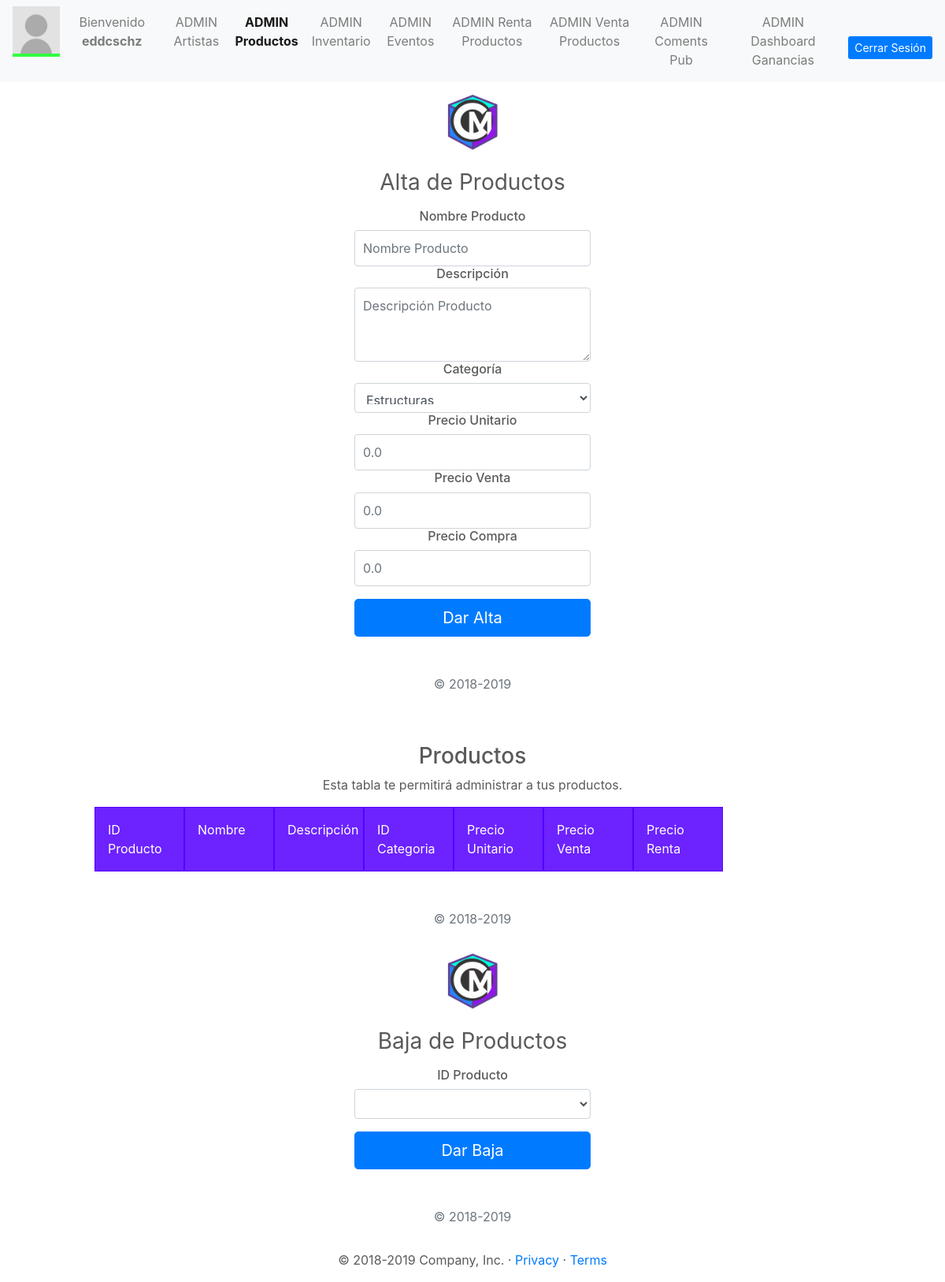
The app's page /UserAdmin/AdminProducts.php (signed in), older data.
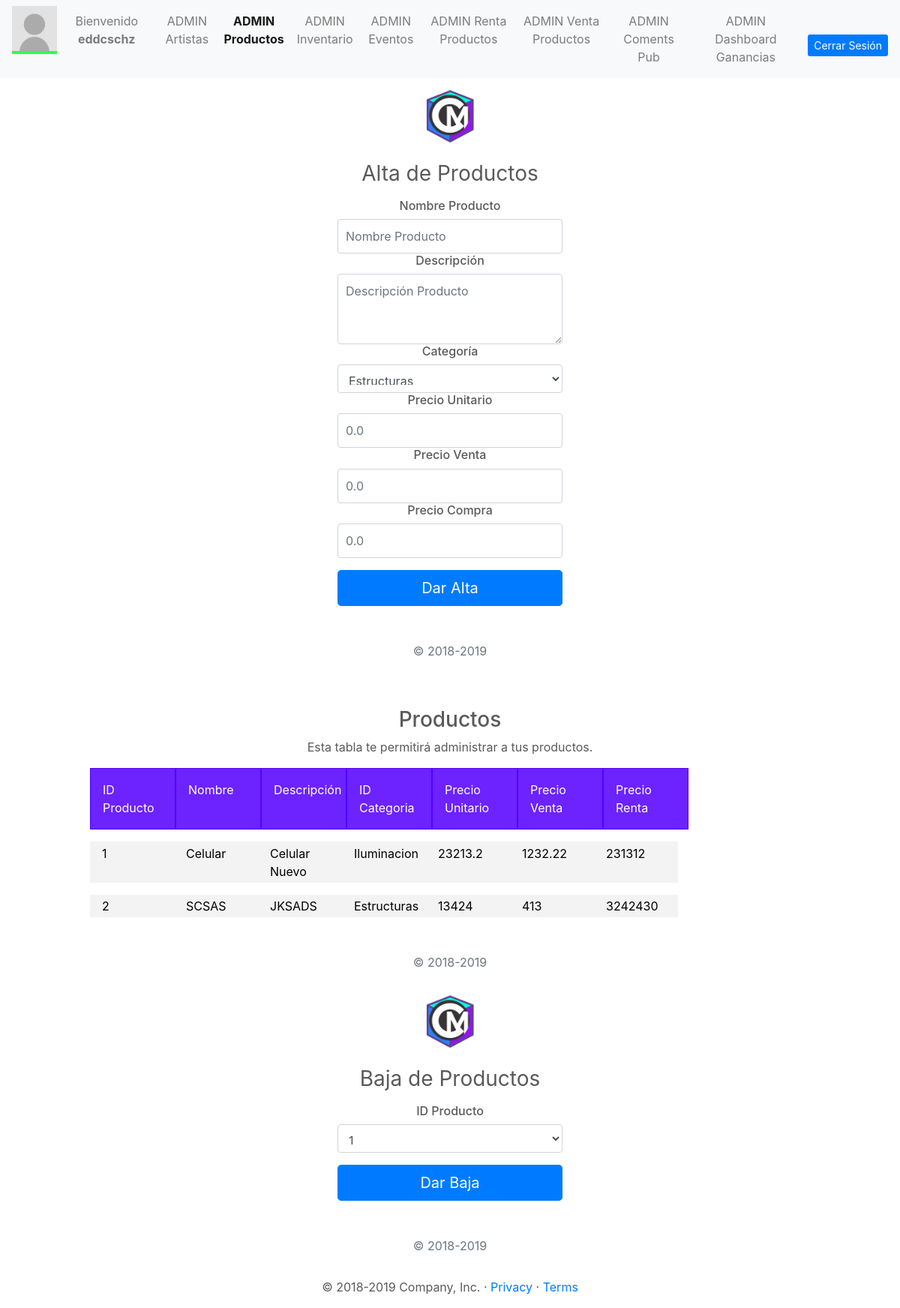
The same page, newer data.
### tables this page shows
CREATE TABLE `producto` (
  `idProducto` int(11) NOT NULL,
  `nombre` varchar(100) NOT NULL,
  `descripcion` varchar(200) NOT NULL,
  `categoria` varchar(30) NOT NULL,
  `precioUnitario` float NOT NULL,
  `precioVenta` float NOT NULL,
  `precioRenta` float NOT NULL
);

### PHP/DBConexion.php (called while the page is built, shortened)
<?php
class User
{
    private $db;
    public function __construct($host, $port, $dbname, $dbuser, $password) {
        $dsn = "mysql:host=$host; dbname=$dbname;";
        try{
            $this->db = new PDO($dsn, $dbuser, $password);
            $this->db->setAttribute(PDO::ATTR_ERRMODE,PDO::ERRMODE_EXCEPTION);
        }
        catch(PDOException $ex)
        {
            echo 'Error en conexión con la conecion a la BD' . $ex.getMessage();
            die();
        }
    }
    public function consultProduct(){
        try {
            $sql = "SELECT * FROM `producto`";
            $products = $this->db->prepare($sql);
            $products->execute();
            $table = $products;
            return $table;
        }
        catch (PDOException $ex) {
            echo "Error al obtener la tabla de productos." . $ex->getMessage();
        }
    }
}

### PHP/ConsultProducts.php (called while the page is built)
<?php
include 'DBconexion.php';
$consult = new User("localhost", "", "dbcirculomusical", "root", "");
$consultP = $consult->consultProduct();
$consultIDP = $consult->consultProduct();
?>

### UserAdmin/AdminProducts.php (the view, shortened to what the changed rows need)
<?php
    include '../PHP/ConsultProducts.php';
?>
  <!doctype html>
  <html lang="en">
  <head>
    <link href="../bootstrap/dist/css/bootstrap.min.css" rel="stylesheet">
    <link href="adminStyle.css" rel="stylesheet">
    <link href="grid.css" rel="stylesheet">
  </head>
  <body class="text-center">
    <form class="form-signin" action="../PHP/InsertProd.php" method="POST">
      <h1 class="h3 mb-3 font-weight-normal">Alta de Productos</h1>
    </form>
    <div class="table-consult">
      <?php
        while($p = $consultP->fetch(PDO::FETCH_ASSOC))
        {
          echo '<div class="row"> <div class="col-1">'.$p['idProducto'].'</div> <div class="col-1">'.$p['nombre'].'</div> <div class="col-1">'.$p['descripcion'].'</div> <div class="col-1">'.$p['categoria'].'</div> <div class="col-1">'.$p['precioUnitario'].'</div> <div class="col-1">'.$p['precioVenta'].'</div> <div class="col-1">'.$p['precioRenta'].'</div> </div>';
        }
      ?>
    </div>
    <form class="form-signin" action="../PHP/DeleteProd.php" method="POST">
      <a href="../Cover/Cover.html">
        <img class="mb-4" src="../resources/iconCM.png" alt="" width="72" height="72">
      </a>
      <h1 class="h3 mb-3 font-weight-normal">Baja de Productos</h1>
      <h6>ID Producto</h6>
      <select name="idProd" class="form-control" required autofocus>
        <?php
        while($d = $consultIDP->fetch(PDO::FETCH_ASSOC))
        {
          echo'<option value='.$d['idProducto'].'>'.$d['idProducto'] .' </option>';
        }
      ?>
      </select>
      <button class="btn btn-lg btn-primary btn-block" type="submit">Dar Baja</button>
      <p class="mt-5 mb-3 text-muted">&copy; 2018-2019</p>
    </form>
  </body>
  </html>

Row changes from the older to the newer data that the page shows:
added producto: idProducto "1", nombre "Celular", descripcion "Celular Nuevo", categoria "Iluminacion", precioUnitario "23213.2", precioVenta "1232.22", precioRenta "231312"
added producto: idProducto "2", nombre "SCSAS", descripcion "JKSADS", categoria "Estructuras", precioUnitario "13424", precioVenta "413", precioRenta "3242430"
Text that changed along with them:
form field idProd: (not shown) → "1"
